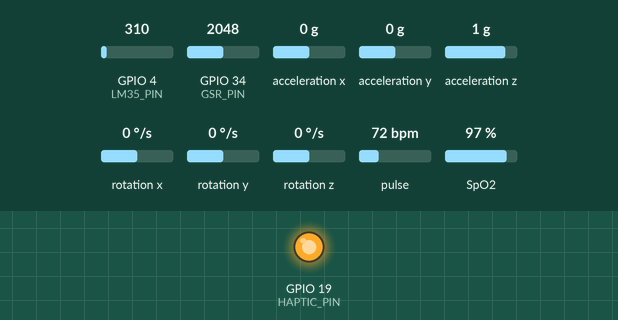
A sketch run on a simulated ESP32. On the bench: output pins drawn as LEDs (lit = HIGH). Wiring (inferred from the names in the program): MPU-6050 motion sensor at I2C address 0x68. The test bench sets the inputs (shaded band); at power-on: pulse 72 bpm, GPIO 34 (GSR_PIN) = 2048, GPIO 4 (LM35_PIN) = 310, acceleration x 0 g, acceleration y 0 g, acceleration z 1 g, rotation x 0 °/s, rotation y 0 °/s, rotation z 0 °/s, SpO2 97 % (analog values on the 0–4095 scale). WiFi joins after 1.5 s; servers stay silent unless stated; what the sketch prints to the serial monitor is not drawn.

Above: at 0.6 s.
At 3.7 s:
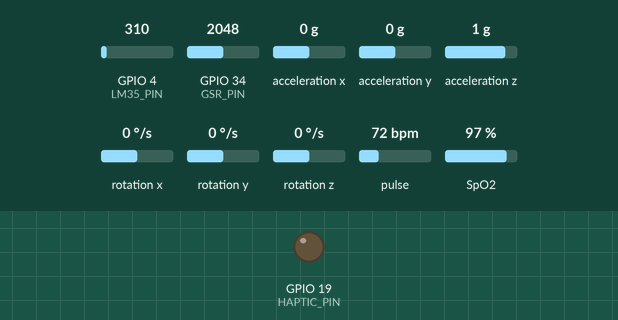
3.8 s: pulse set to 158 bpm
At 5.74 s:
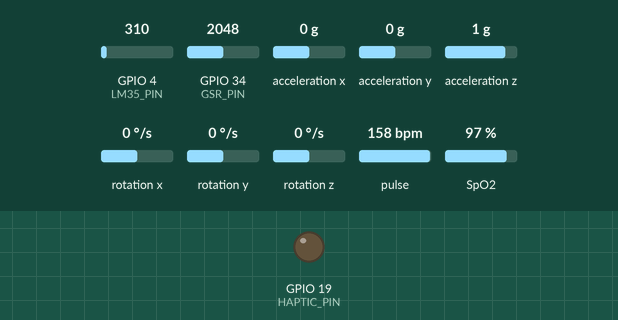
7.0 s: GPIO 34 (GSR_PIN) set to 3632
12.4 s: GPIO 34 (GSR_PIN) set to 3737
Timing chart, 0 to 15.4 s (numbered marks = the images above; inputs shaded):
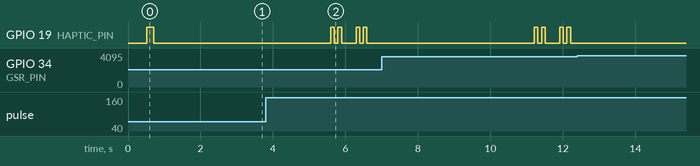

Measured:
- after the input at 3.8 s, GPIO 19 (HAPTIC_PIN): LOW → HIGH after 1.8 s, → LOW 0.10 s later, → HIGH 0.10 s later, → LOW 0.10 s later, … (8 changes in this stretch)
- after the input at 12.4 s, every drawn part: stays the same

The sketch:

esp32_health_monitor.ino
```cpp
/*
 * esp32_health_monitor.ino
 * With Firebase Auth + HTTP Server for Pressure Therapy + Haptic Motor (D19)
 *
 * CHANGES vs previous version:
 *   ✅ Added POST /haptic/command endpoint
 *      Body: { "command": "start"|"stop"|"pulse", "intensity": 0-255, "duration": ms }
 *      → Drives haptic motor on D19 directly
 *   ✅ Added hapticPattern_Therapy() — ramp-aware pulse used during therapy cycles
 *   ✅ /therapy/command still drives the pressure actuator (unchanged)
 *   ✅ Admin stress override via Flutter fires a scaled pulse on D19
 */

#include <WiFi.h>
#include <Wire.h>
#include <WebServer.h>
#include <ArduinoJson.h>              // ✅ ADD to lib manager: "ArduinoJson" by Benoit Blanchon
#include <Firebase_ESP_Client.h>
#include "addons/TokenHelper.h"
#include "addons/RTDBHelper.h"

// ===== SENSOR HEADERS =====
#include "heart_rate.h"
#include "gsr_sensor.h"
#include "lm35_temp.h"
#include "mpu6050_fall.h"
#include "stress_calc.h"
#include "haptic_motor.h"             // defines HAPTIC_PIN 19, hapticPulse(), etc.

// ===== WIFI CONFIG =====
#define WIFI_SSID     "OnePlus_24"
#define WIFI_PASSWORD "k6djpq9f"

// ===== FIREBASE CONFIG =====
#define API_KEY      "AIzaSyD1-eb93yN5725gSy59caY3izCa56EmuSE"
#define DATABASE_URL "https://zenora-9802f-default-rtdb.asia-southeast1.firebasedatabase.app/"

// ===== EMAIL/PASSWORD AUTH =====
#define USER_EMAIL    "doshiagasthi@gmail.com"
#define USER_PASSWORD "Swami@2408@Agasthi@21012005"

// Firebase objects
FirebaseData   fbdo;
FirebaseAuth   auth;
FirebaseConfig config;
bool firebaseReady = false;

// ✅ HTTP Server on port 80
WebServer server(80);

// ===== TIMING =====
unsigned long lastPrint    = 0;
unsigned long lastFirebase = 0;
unsigned long lastHaptic   = 0;
const unsigned long PRINT_INTERVAL    = 1000;
const unsigned long FIREBASE_INTERVAL = 2000;
const unsigned long HAPTIC_COOLDOWN   = 5000;

// ===== WIFI =====
void connectWiFi() {
  Serial.print("Connecting to WiFi");
  WiFi.begin(WIFI_SSID, WIFI_PASSWORD);
  int attempts = 0;
  while (WiFi.status() != WL_CONNECTED && attempts < 30) {
    delay(500);
    Serial.print(".");
    attempts++;
  }
  if (WiFi.status() == WL_CONNECTED) {
    Serial.println("\nWiFi Connected! IP: " + WiFi.localIP().toString());
  } else {
    Serial.println("\nWiFi FAILED — running offline.");
  }
}

// ===== FIREBASE SETUP =====
void setupFirebase() {
  config.api_key      = API_KEY;
  config.database_url = DATABASE_URL;
  auth.user.email     = USER_EMAIL;
  auth.user.password  = USER_PASSWORD;
  config.token_status_callback = tokenStatusCallback;

  Firebase.begin(&config, &auth);
  Firebase.reconnectWiFi(true);

  Serial.println("Firebase Auth started — waiting for token...");
  int wait = 0;
  while (!Firebase.ready() && wait < 30) {
    delay(500);
    Serial.print(".");
    wait++;
  }

  if (Firebase.ready()) {
    firebaseReady = true;
    Serial.println("\nFirebase Authenticated & Ready! ✅");
  } else {
    firebaseReady = false;
    Serial.println("\nFirebase Auth FAILED.");
  }
}

// ===== HTTP SERVER HANDLERS =====

// Flutter calls GET /ping to check if ESP32 is reachable
void handlePing() {
  server.sendHeader("Access-Control-Allow-Origin", "*");
  server.send(200, "application/json", "{\"status\":\"ok\",\"device\":\"esp32\"}");
  Serial.println("[HTTP] /ping received from Flutter");
}

// Flutter calls POST /therapy/command
// Body: {"command":"start"|"intensity"|"stop","intensity":0-255}
// Drives the PRESSURE ACTUATOR (unchanged from before)
void handleTherapyCommand() {
  server.sendHeader("Access-Control-Allow-Origin", "*");
  String body = server.arg("plain");
  Serial.println("[HTTP] /therapy/command body: " + body);

  if (body.indexOf("stop") >= 0) {
    Serial.println("[Therapy] STOP — actuator off");
    digitalWrite(HAPTIC_PIN, LOW);
    server.send(200, "application/json", "{\"status\":\"ok\",\"command\":\"stop\"}");

  } else if (body.indexOf("start") >= 0) {
    Serial.println("[Therapy] START — initial buzz");
    hapticPulse(300);
    server.send(200, "application/json", "{\"status\":\"ok\",\"command\":\"start\"}");

  } else if (body.indexOf("intensity") >= 0) {
    int colonPos = body.lastIndexOf(":");
    String valStr = body.substring(colonPos + 1);
    valStr.trim();
    valStr.replace("}", "");
    valStr.trim();
    int intensity = constrain(valStr.toInt(), 0, 255);
    int pulseDuration = map(intensity, 0, 255, 50, 500);
    Serial.printf("[Therapy] INTENSITY %d → pulse %dms\n", intensity, pulseDuration);
    hapticPulse(pulseDuration);
    server.send(200, "application/json", "{\"status\":\"ok\",\"command\":\"intensity\"}");

  } else {
    server.send(400, "application/json", "{\"status\":\"error\"}");
  }
}

// ─────────────────────────────────────────────────────────────────────────────
// ✅ NEW: Flutter calls POST /haptic/command
//
// This endpoint is dedicated to the HAPTIC MOTOR on D19.
// It is called in two situations:
//   1. During pressure therapy — Flutter sends a pulse per therapy cycle,
//      intensity follows the 11-step ramp curve (60 → 255 → 80).
//   2. Admin stress override — Flutter sends a single pulse whose intensity
//      and duration are scaled to the manually set stress index (0–100).
//
// Body JSON:
//   { "command": "start"|"stop"|"pulse", "intensity": 0-255, "duration": ms }
//
// command = "start"  → Initial buzz when therapy begins (uses intensity)
// command = "pulse"  → Single timed buzz (uses intensity + duration)
// command = "stop"   → Immediately cuts motor off
// ─────────────────────────────────────────────────────────────────────────────
void handleHapticCommand() {
  server.sendHeader("Access-Control-Allow-Origin", "*");
  String body = server.arg("plain");
  Serial.println("[HTTP] /haptic/command body: " + body);

  // Parse JSON with ArduinoJson
  StaticJsonDocument<256> doc;
  DeserializationError err = deserializeJson(doc, body);

  if (err) {
    Serial.println("[HapticMotor D19] JSON parse error: " + String(err.c_str()));
    server.send(400, "application/json", "{\"status\":\"error\",\"reason\":\"bad json\"}");
    return;
  }

  const char* command  = doc["command"]  | "pulse";
  int intensity        = constrain((int)(doc["intensity"] | 128), 0, 255);
  int duration         = constrain((int)(doc["duration"]  | 300), 10, 2000);

  Serial.printf("[HapticMotor D19] command=%s intensity=%d duration=%dms\n",
                command, intensity, duration);

  if (strcmp(command, "stop") == 0) {
    // Immediately silence the motor
    digitalWrite(HAPTIC_PIN, LOW);
    Serial.println("[HapticMotor D19] Stopped.");
    server.send(200, "application/json", "{\"status\":\"ok\",\"command\":\"stop\"}");

  } else if (strcmp(command, "start") == 0) {
    // Therapy session beginning — short confirmation buzz
    // Duration mapped from intensity so the opening buzz feels proportional
    int startDuration = map(intensity, 0, 255, 80, 300);
    hapticPulse(startDuration);
    Serial.printf("[HapticMotor D19] Session start buzz → %dms\n", startDuration);
    server.send(200, "application/json", "{\"status\":\"ok\",\"command\":\"start\"}");

  } else {
    // "pulse" — standard per-cycle or admin-override buzz
    // intensity (0-255) controls how long the motor runs within the given window:
    //   we map it so a full-intensity pulse fills ~90% of the cycle duration,
    //   and low intensity fills ~20%, giving a noticeable ramp-up feel.
    int pulseDuration = map(intensity, 0, 255,
                            80,
                            750);
    pulseDuration = constrain(pulseDuration, 80, 750);

    hapticPulse(pulseDuration);
    Serial.printf("[HapticMotor D19] Pulse → intensity=%d effective_duration=%dms\n",
                  intensity, pulseDuration);
    server.send(200, "application/json", "{\"status\":\"ok\",\"command\":\"pulse\"}");
  }
}

// Handle CORS preflight for Flutter web
void handleOptions() {
  server.sendHeader("Access-Control-Allow-Origin", "*");
  server.sendHeader("Access-Control-Allow-Methods", "GET, POST, OPTIONS");
  server.sendHeader("Access-Control-Allow-Headers", "Content-Type");
  server.send(204);
}

// ===== HTTP SERVER SETUP =====
void setupHTTPServer() {
  server.on("/ping",             HTTP_GET,     handlePing);

  // Pressure actuator (existing)
  server.on("/therapy/command",  HTTP_POST,    handleTherapyCommand);
  server.on("/therapy/command",  HTTP_OPTIONS, handleOptions);

  // ✅ Haptic motor D19 (new)
  server.on("/haptic/command",   HTTP_POST,    handleHapticCommand);
  server.on("/haptic/command",   HTTP_OPTIONS, handleOptions);

  server.begin();
  Serial.println("✅ HTTP Server started!");
  Serial.println("   /therapy/command  → pressure actuator");
  Serial.println("   /haptic/command   → haptic motor D19");
  Serial.println("👉 Flutter ESP32 IP to set: " + WiFi.localIP().toString());
}

// ===== SEND DATA TO FIREBASE =====
void sendToFirebase(float bpm, float spo2, float gsr,
                    float tempC, int stressScore, bool fallDet) {
  if (!firebaseReady)                return;
  if (WiFi.status() != WL_CONNECTED) return;
  if (!Firebase.ready())             return;

  FirebaseJson json;
  json.set("heart_rate",   bpm);
  json.set("spo2",         spo2);
  json.set("gsr",          gsr);
  json.set("temperature",  tempC);
  json.set("stress_index", stressScore);
  json.set("fall",         fallDet);
  json.set("esp32_online", true);
  json.set("user_email",   String(USER_EMAIL));

  bool ok = Firebase.RTDB.setJSON(&fbdo, "device_1/real_data", &json);
  if (!ok) {
    Serial.println("Firebase Error: " + fbdo.errorReason());
  } else {
    Serial.println("Firebase: Sent OK ✅");
  }
}

// ===== SETUP =====
void setup() {
  Serial.begin(115200);
  delay(500);

  Serial.println("\n==============================");
  Serial.println("  ESP32 Health Monitor v7     ");
  Serial.println("  Firebase Auth + HTTP Server  ");
  Serial.println("  Haptic Motor D19 Support     ");
  Serial.println("==============================");

  Wire.begin(21, 22);
  Wire.setClock(400000);

  initHaptic();      // sets D19 as OUTPUT, starts LOW
  hapticPulse(200);  // boot confirmation buzz

  initHeartRate();
  initMPU6050();
  initGSR();
  initLM35();

  connectWiFi();

  if (WiFi.status() == WL_CONNECTED) {
    setupFirebase();
    setupHTTPServer();

    if (firebaseReady) {
      FirebaseJson ping;
      ping.set("esp32_online", true);
      ping.set("user_email", String(USER_EMAIL));
      Firebase.RTDB.updateNode(&fbdo, "device_1/real_data", &ping);
      Serial.println("ESP32 marked ONLINE in Firebase!");
    }
  }

  Serial.println("\nSystem Ready! Starting monitoring...\n");
}

// ===== LOOP =====
void loop() {
  server.handleClient(); // ✅ REQUIRED — handles /therapy/command AND /haptic/command

  updateHeartRate();
  updateMPU6050();

  unsigned long now = millis();

  if (now - lastPrint >= PRINT_INTERVAL) {
    lastPrint = now;

    float  bpm       = getHeartRate();
    float  spo2      = getSpO2();
    float  gsr       = readGSR();
    float  tempC     = readLM35();
    bool   fallDet   = isFallDetected();
    float  accelMag  = getAccelMagnitude();
    int    stress    = calculateStress(bpm, gsr, tempC, accelMag);
    String stressLvl = getStressLevel(stress);

    Serial.println("------ SENSOR READINGS ------");
    Serial.printf("Heart Rate : %.1f BPM\n",    bpm);
    Serial.printf("SpO2       : %.1f %%\n",     spo2);
    Serial.printf("GSR        : %.2f kOhm\n",   gsr);
    Serial.printf("Temp       : %.1f C\n",      tempC);
    Serial.printf("Accel Mag  : %.2f g\n",      accelMag);
    Serial.printf("Fall       : %s\n",          fallDet ? "YES" : "No");
    Serial.printf("Stress     : %d/100 (%s)\n", stress, stressLvl.c_str());
    Serial.println("-----------------------------\n");

    if (now - lastFirebase >= FIREBASE_INTERVAL) {
      lastFirebase = now;
      sendToFirebase(bpm, spo2, gsr, tempC, stress, fallDet);
    }

    // Autonomous haptic alerts (sensor-driven, not Flutter-driven)
    if (fallDet && now - lastHaptic > HAPTIC_COOLDOWN) {
      hapticPattern_Fall();
      lastHaptic = now;
    } else if (stress >= 70 && now - lastHaptic > HAPTIC_COOLDOWN) {
      hapticPattern_Stress();
      lastHaptic = now;
    }
  }
}
```

gsr_sensor.h
```cpp
/*
 * gsr_sensor.h
 * GSR (Galvanic Skin Response) Sensor — D34 (ADC)
 * Higher resistance = lower conductance = lower stress/calm
 * Lower resistance = higher conductance = higher stress/arousal
 *
 * Typical values:
 *   > 200 kOhm : Very relaxed / dry skin
 *   50-200 kOhm: Normal
 *   10-50 kOhm : Mild stress
 *   < 10 kOhm  : High stress / elevated arousal
 */

#pragma once
#include "Arduino.h"

#define GSR_PIN       34
#define GSR_SAMPLES   10    // Averaging samples
#define ADC_VREF      3.3   // ESP32 reference voltage
#define ADC_MAX       4095  // 12-bit ADC
#define SERIES_R      10000.0  // 10kΩ series resistor (connect between 3.3V and GSR pin)

// Smoothing buffer
float gsrBuffer[GSR_SAMPLES];
int   gsrIdx = 0;
bool  gsrBufferFull = false;

void initGSR() {
  Serial.print("Initializing GSR (D34)... ");
  analogReadResolution(12);   // ESP32: 12-bit ADC
  analogSetAttenuation(ADC_11db); // 0-3.3V range
  pinMode(GSR_PIN, INPUT);
  // Pre-fill buffer
  for (int i = 0; i < GSR_SAMPLES; i++) {
    float raw = analogRead(GSR_PIN);
    float voltage = (raw / ADC_MAX) * ADC_VREF;
    if (voltage < 0.01) voltage = 0.01;
    gsrBuffer[i] = (SERIES_R * (ADC_VREF - voltage)) / voltage / 1000.0;
    delay(5);
  }
  gsrBufferFull = true;
  Serial.println("OK");
}

// Returns GSR resistance in kOhm
float readGSR() {
  int   raw     = analogRead(GSR_PIN);
  float voltage = (raw / (float)ADC_MAX) * ADC_VREF;
  if (voltage < 0.01) voltage = 0.01; // Prevent div/0
  if (voltage >= ADC_VREF) voltage = ADC_VREF - 0.01;

  // Calculate skin resistance using voltage divider formula
  // Vout = Vin * R_skin / (R_series + R_skin)
  // R_skin = R_series * Vout / (Vin - Vout)
  float resistance_ohm = SERIES_R * voltage / (ADC_VREF - voltage);
  float resistance_k   = resistance_ohm / 1000.0;

  // Rolling average
  gsrBuffer[gsrIdx] = resistance_k;
  gsrIdx = (gsrIdx + 1) % GSR_SAMPLES;

  float sum = 0;
  for (int i = 0; i < GSR_SAMPLES; i++) sum += gsrBuffer[i];
  float avg = sum / GSR_SAMPLES;

  // Clamp to realistic range
  if (avg < 1.0)    avg = 1.0;
  if (avg > 2000.0) avg = 2000.0;

  return avg;
}

// Returns 0-100 stress contribution from GSR
// Lower resistance = higher stress
int gsrStressScore(float gsr_kOhm) {
  // Map: 200kOhm+ = 0 stress, 5kOhm = 100 stress
  float clamped = constrain(gsr_kOhm, 5.0, 200.0);
  // Inverse mapping
  float score = (1.0 - (clamped - 5.0) / (200.0 - 5.0)) * 100.0;
  return (int)constrain(score, 0, 100);
}
```

haptic_motor.h
```cpp
/*
 * haptic_motor.h
 * Haptic / Vibration Motor — D19
 *
 * Wiring:
 *   Use a NPN transistor (e.g., 2N2222 or BC547):
 *   ESP32 D19 → 1kΩ resistor → Base
 *   Motor +    → 3.3V or 5V
 *   Motor -    → Collector
 *   Emitter    → GND
 *   Add flyback diode across motor (cathode to +, anode to -)
 *
 * Direct connection (if motor draws < 40mA):
 *   ESP32 D19 → Motor → GND
 */

#pragma once
#include "Arduino.h"

#define HAPTIC_PIN 19

void initHaptic() {
  Serial.print("Initializing Haptic Motor (D19)... ");
  pinMode(HAPTIC_PIN, OUTPUT);
  digitalWrite(HAPTIC_PIN, LOW);
  Serial.println("OK");
}

// Single pulse
void hapticPulse(int durationMs) {
  digitalWrite(HAPTIC_PIN, HIGH);
  delay(durationMs);
  digitalWrite(HAPTIC_PIN, LOW);
}

// Fall detected pattern: 3 long buzzes
void hapticPattern_Fall() {
  for (int i = 0; i < 3; i++) {
    hapticPulse(400);
    delay(200);
  }
}

// High stress pattern: 2 short double-pulses
void hapticPattern_Stress() {
  for (int i = 0; i < 2; i++) {
    hapticPulse(100);
    delay(100);
    hapticPulse(100);
    delay(400);
  }
}

// Heartbeat pattern (single soft pulse)
void hapticHeartbeat() {
  hapticPulse(50);
  delay(100);
  hapticPulse(50);
}
```

lm35_temp.h
```cpp
/*
 * lm35_temp.h
 * LM35 Temperature Sensor — D4 (ADC)
 * LM35 outputs: 10mV per °C
 * At 25°C → 250mV output
 *
 * Wiring:
 *   LM35 VCC  → 3.3V
 *   LM35 GND  → GND
 *   LM35 VOUT → D4
 *
 * NOTE: Add 100nF ceramic capacitor between VOUT and GND
 *       close to LM35 to reduce noise.
 */

#pragma once
#include "Arduino.h"

#define LM35_PIN       4
#define LM35_SAMPLES   20
#define LM35_VREF      3.3
#define LM35_ADC_MAX   4095

float lm35Buffer[LM35_SAMPLES];
int   lm35Idx = 0;

void initLM35() {
  Serial.print("Initializing LM35 (D4)... ");
  analogReadResolution(12);
  analogSetAttenuation(ADC_11db); // Full 0-3.3V range
  pinMode(LM35_PIN, INPUT);

  // Pre-fill buffer
  for (int i = 0; i < LM35_SAMPLES; i++) {
    float raw     = analogRead(LM35_PIN);
    float voltage = (raw / (float)LM35_ADC_MAX) * LM35_VREF;
    lm35Buffer[i] = voltage * 100.0; // 10mV/°C → °C
    delay(5);
  }
  Serial.println("OK");
}

// Returns temperature in Celsius
float readLM35() {
  int   raw     = analogRead(LM35_PIN);
  float voltage = (raw / (float)LM35_ADC_MAX) * LM35_VREF;
  float tempC   = voltage * 100.0; // LM35: 10mV = 1°C

  // Rolling average for stable reading
  lm35Buffer[lm35Idx] = tempC;
  lm35Idx = (lm35Idx + 1) % LM35_SAMPLES;

  float sum = 0;
  for (int i = 0; i < LM35_SAMPLES; i++) sum += lm35Buffer[i];
  float avg = sum / LM35_SAMPLES;

  // Sanity clamp: skin temp usually 28-40°C
  if (avg < 10.0 || avg > 50.0) avg = 36.0; // Default if out of range

  return avg;
}

// Returns 0-100 stress contribution from skin temp
// Elevated skin temp can indicate stress
int tempStressScore(float tempC) {
  // Normal: 33-36°C  Stressed: >37°C
  if (tempC < 33.0) return 20;
  if (tempC > 38.0) return 70;
  float score = ((tempC - 33.0) / (38.0 - 33.0)) * 70.0;
  return (int)constrain(score, 0, 100);
}
```

Source omitted: heart_rate.h (2917 bytes), mpu6050_fall.h (3595 bytes), stress_calc.h (2266 bytes)
